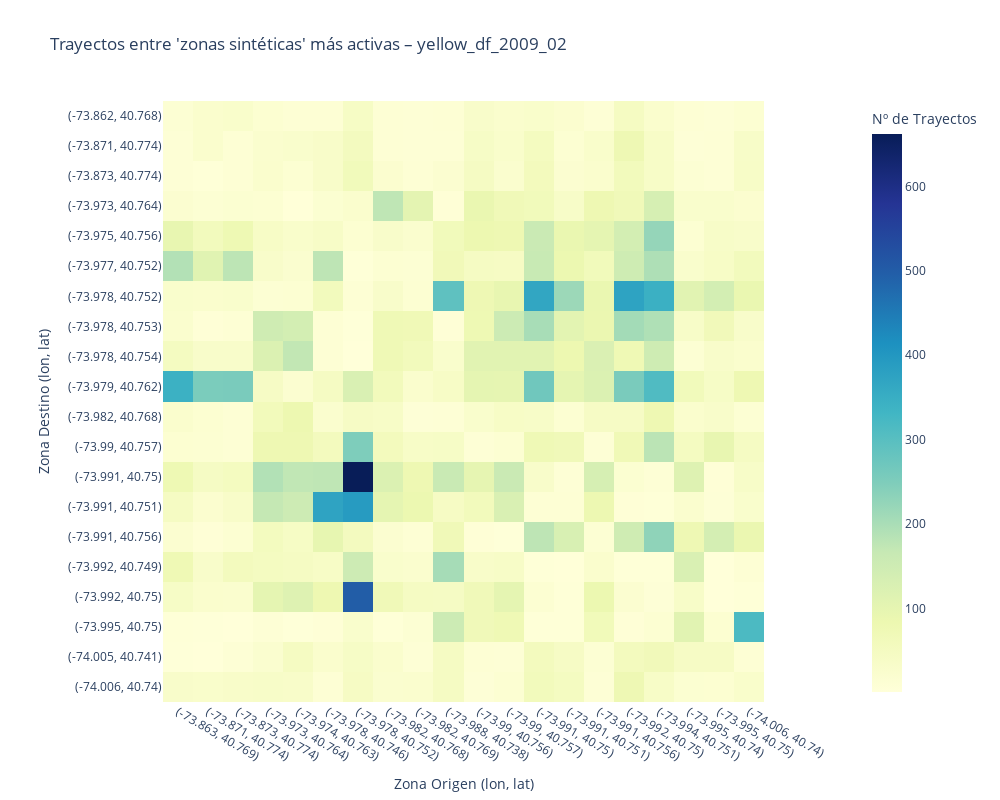

Notebook source saved alongside this figure:
### Markdown cell above
#### 1.2 Plot de trayectos entre las 20 zonas más activas

### Code cell
# Heatmap de trayectos entre las 20 zonas más activas, este gráfico es pesado y no tiene un mapeo de las localizaciones
# respecto a las zonas de NYC, sería útil crear el mapeo de las zonas
# para poder ver la relación entre las zonas de origen y destino
heatmap_zonas_o_coordenadas(cleaned_dataset_2009_02)

### Figure 1 — Plotly figure (JSON) as saved in the notebook; plotly's stock layout.template omitted (floating-point values rounded to 4 significant figures; data arrays with more than 128 entries replaced by an {"elided": "..."} marker saying what was removed)
{"data": [{"coloraxis": "coloraxis", "hovertemplate": "Zona Origen (lon, lat): %{x}<br>Zona Destino (lon, lat): %{y}<br>Nº de Trayectos: %{z}<extra></extra>", "name": "0", "type": "heatmap", "x": ["(-73.863, 40.769)", "(-73.871, 40.774)", "(-73.873, 40.774)", "(-73.973, 40.764)", "(-73.974, 40.763)", "(-73.978, 40.746)", "(-73.978, 40.752)", "(-73.982, 40.768)", "(-73.982, 40.769)", "(-73.988, 40.738)", "(-73.99, 40.756)", "(-73.99, 40.757)", "(-73.991, 40.75)", "(-73.991, 40.751)", "(-73.991, 40.756)", "(-73.992, 40.75)", "(-73.994, 40.751)", "(-73.995, 40.74)", "(-73.995, 40.75)", "(-74.006, 40.74)"], "xaxis": "x", "y": ["(-73.862, 40.768)", "(-73.871, 40.774)", "(-73.873, 40.774)", "(-73.973, 40.764)", "(-73.975, 40.756)", "(-73.977, 40.752)", "(-73.978, 40.752)", "(-73.978, 40.753)", "(-73.978, 40.754)", "(-73.979, 40.762)", "(-73.982, 40.768)", "(-73.99, 40.757)", "(-73.991, 40.75)", "(-73.991, 40.751)", "(-73.991, 40.756)", "(-73.992, 40.749)", "(-73.992, 40.75)", "(-73.995, 40.75)", "(-74.005, 40.741)", "(-74.006, 40.74)"], "yaxis": "y", "z": {"elided": "20x20 int values"}}], "layout": {"coloraxis": {"colorbar": {"title": {"text": "Nº de Trayectos"}}, "colorscale": [[0, "rgb(255,255,217)"], [0.125, "rgb(237,248,177)"], [0.25, "rgb(199,233,180)"], [0.375, "rgb(127,205,187)"], [0.5, "rgb(65,182,196)"], [0.625, "rgb(29,145,192)"], [0.75, "rgb(34,94,168)"], [0.875, "rgb(37,52,148)"], [1, "rgb(8,29,88)"]]}, "height": 800, "title": {"text": "Trayectos entre 'zonas sintéticas' más activas – yellow_df_2009_02"}, "width": 1000, "xaxis": {"anchor": "y", "constrain": "domain", "domain": [0, 1], "scaleanchor": "y", "title": {"text": "Zona Origen (lon, lat)"}}, "yaxis": {"anchor": "x", "autorange": "reversed", "constrain": "domain", "domain": [0, 1], "title": {"text": "Zona Destino (lon, lat)"}}}}
